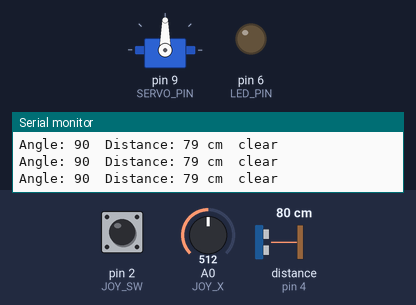
Recording of a sketch running on a simulated Arduino Uno, built with avr-gcc and run on an emulated ATmega328P. Parts: servo, output pins drawn as LEDs (lit = HIGH), the last lines printed to the serial monitor. Wiring (inferred from the names in the program): ultrasonic range finder: trigger pin 3; echo pin 4. The test bench sets the inputs (shaded band); at power-on: A0 (JOY_X) = 512, pin 2 (JOY_SW) HIGH, distance to the obstacle (sensor on pin 4) 80 cm. The echo pulse lasts 58.3 µs per cm; pins used as bus, display or sensor lines are not drawn.

Above: at 1.2 s.
1.3 s: A0 (JOY_X) set to 560
4.3 s: A0 (JOY_X) set to 584
At 5.09 s:
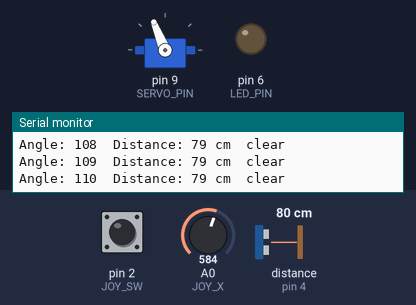
At 6.03 s:
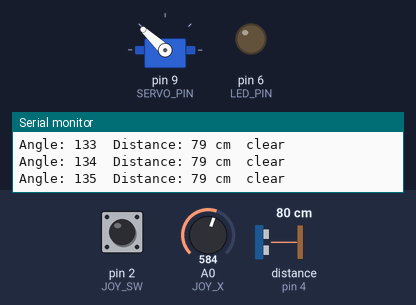
7.3 s: pin 2 (JOY_SW) pulled LOW for 0.15 s
10.4 s: distance to the obstacle (sensor on pin 4) set to 18 cm
13.4 s: distance to the obstacle (sensor on pin 4) set to 14 cm
At 14.2 s:
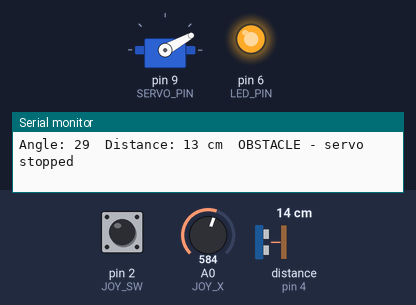
14.9 s: pin 2 (JOY_SW) pulled LOW for 1 s
At 15.9 s:
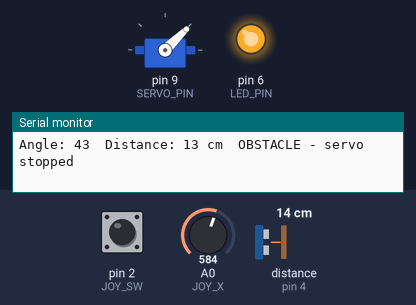
Timing chart, 0 to 20.5 s (numbered marks = the images above; inputs shaded):
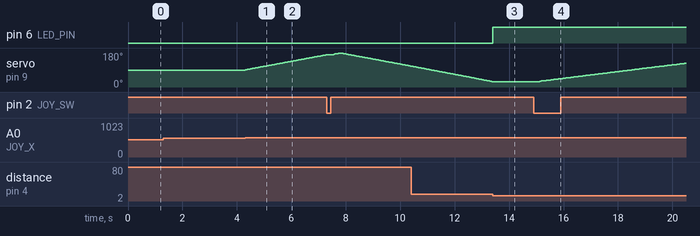

Measured:
- the behaviour switches between 570 and 571 on A0 (JOY_X) (found by bisection; images 0 and 1)
- the behaviour switches between 16 and 15 cm on distance to the obstacle (sensor on pin 4) (found by bisection; images 2 and 3)
- after the input at 4.3 s, servo on pin 9 (SERVO_PIN): moves from 90° to 171° over 3.0 s, starting at once
- after the input at 13.4 s, pin 6 (LED_PIN): LOW → HIGH at once; servo on pin 9 (SERVO_PIN): stops changing and stays 29°
- after the input at 14.9 s, servo on pin 9 (SERVO_PIN): moves from 29° to 126° over 5.4 s, starting after 0.23 s

The sketch:

joystick_servo_ultrasonic.ino
```cpp
// Joystick + SG90 servo + HC-SR04 + LED
// Pins match the breadboard wiring diagram.

#include <Servo.h>

// ---------- Pin definitions ----------
const int JOY_X   = A0;   // joystick VRx
const int JOY_Y   = A1;   // joystick VRy (not used, wired for later)
const int JOY_SW  = 2;    // joystick push button
const int TRIG    = 3;    // HC-SR04 TRIG
const int ECHO    = 4;    // HC-SR04 ECHO
const int LED_PIN = 6;    // LED (through 220 ohm resistor)
const int SERVO_PIN = 9;  // servo signal

// ---------- Settings ----------
const int STOP_DISTANCE = 15;   // cm: stop servo if object is closer
const int RESUME_MARGIN = 3;    // cm: extra gap needed before moving again
const int DEAD_LOW  = 450;      // joystick centre zone
const int DEAD_HIGH = 570;
const int STEP_DELAY = 15;      // ms between servo steps (lower = faster)

Servo myServo;
int angle = 90;
int sweepDir = 1;               // +1 or -1 in auto mode
bool autoMode = false;
bool blocked = false;
bool lastButton = HIGH;
int lastDir = 0;                // direction of the last servo move (+1 / -1)
int blockedDir = 0;             // direction the servo was moving when it got blocked

// Returns distance in cm (999 if no echo)
long readDistance() {
  digitalWrite(TRIG, LOW);
  delayMicroseconds(2);
  digitalWrite(TRIG, HIGH);
  delayMicroseconds(10);
  digitalWrite(TRIG, LOW);

  long duration = pulseIn(ECHO, HIGH, 30000UL);  // 30 ms timeout
  if (duration == 0) return 999;
  return duration * 0.0343 / 2;
}

void setup() {
  pinMode(TRIG, OUTPUT);
  pinMode(ECHO, INPUT);
  pinMode(LED_PIN, OUTPUT);
  pinMode(JOY_SW, INPUT_PULLUP);   // button pressed = LOW

  myServo.attach(SERVO_PIN);
  myServo.write(angle);

  Serial.begin(9600);
  Serial.println("Ready. Joystick = manual, press button = toggle auto sweep.");
}

void loop() {
  // ----- Button toggles manual / auto mode -----
  bool button = digitalRead(JOY_SW);
  if (lastButton == HIGH && button == LOW) {
    autoMode = !autoMode;
    Serial.println(autoMode ? "Mode: AUTO sweep" : "Mode: MANUAL joystick");
    delay(200);                    // simple debounce
  }
  lastButton = button;

  // ----- Obstacle check (with hysteresis) -----
  long distance = readDistance();
  if (!blocked && distance < STOP_DISTANCE) {
    blocked = true;
    blockedDir = lastDir;
  } else if (blocked && distance > STOP_DISTANCE + RESUME_MARGIN) {
    blocked = false;
  }
  digitalWrite(LED_PIN, blocked ? HIGH : LOW);

  // ----- Servo control -----
  if (autoMode) {
    // Auto sweep: stops while an obstacle is in front, resumes when it leaves
    if (!blocked) {
      angle += sweepDir;
      if (angle >= 180) { angle = 180; sweepDir = -1; }
      if (angle <= 0)   { angle = 0;   sweepDir = 1;  }
      lastDir = sweepDir;
      myServo.write(angle);
    }
  } else {
    // Manual: when blocked, only moving AWAY from the obstacle is allowed
    int x = analogRead(JOY_X);
    int dir = 0;
    if (x > DEAD_HIGH) dir = 1;
    if (x < DEAD_LOW)  dir = -1;

    if (dir != 0 && !(blocked && dir == blockedDir)) {
      angle = constrain(angle + dir, 0, 180);
      lastDir = dir;
      myServo.write(angle);
    }
  }

  Serial.print("Angle: ");
  Serial.print(angle);
  Serial.print("  Distance: ");
  Serial.print(distance);
  Serial.print(" cm  ");
  Serial.println(blocked ? "OBSTACLE - servo stopped" : "clear");

  delay(STEP_DELAY);
}
```
